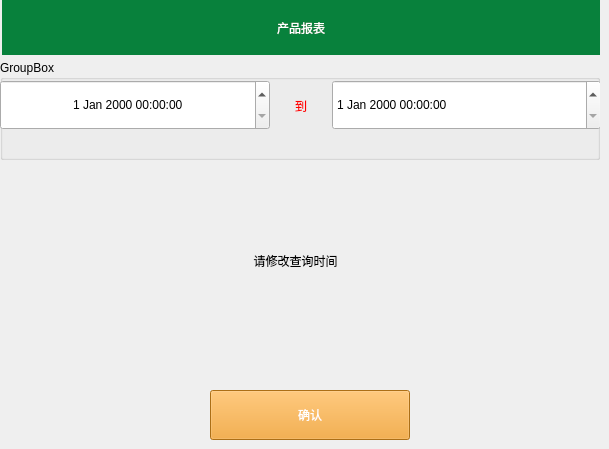
   <widget class="QWidget" name="page_3">
    <widget class="QToolButton" name="toolButton_10">
     <property name="geometry">
      <rect>
       <x>210</x>
       <y>390</y>
       <width>200</width>
       <height>50</height>
      </rect>
     </property>
     <property name="styleSheet">
      <string notr="true">background-color: rgb(241, 156, 31);
color: rgb(255, 255, 255);
font: 16pt &quot;Sans Serif&quot;;</string>
     </property>
     <property name="text">
      <string>确认</string>
     </property>
    </widget>
    <widget class="QGroupBox" name="groupBox_6">
     <property name="geometry">
      <rect>
       <x>0</x>
       <y>60</y>
       <width>600</width>
       <height>100</height>
      </rect>
     </property>
     <property name="title">
      <string>GroupBox</string>
     </property>
     <widget class="QWidget" name="horizontalLayoutWidget_3">
      <property name="geometry">
       <rect>
        <x>0</x>
        <y>0</y>
        <width>601</width>
        <height>91</height>
       </rect>
      </property>
      <layout class="QHBoxLayout" name="horizontalLayout_5">
       <item>
        <widget class="QDateTimeEdit" name="dateTimeEdit_2">
         <property name="minimumSize">
          <size>
           <width>0</width>
           <height>50</height>
          </size>
         </property>
         <property name="styleSheet">
          <string notr="true">font: 16pt &quot;Sans Serif&quot;;
color: rgb(0, 0, 0);</string>
         </property>
         <property name="alignment">
          <set>Qt::AlignCenter</set>
         </property>
         <property name="dateTime">
          <datetime>
           <hour>0</hour>
           <minute>0</minute>
           <second>0</second>
           <year>2000</year>
           <month>1</month>
           <day>1</day>
          </datetime>
         </property>
         <property name="currentSection">
          <enum>QDateTimeEdit::MonthSection</enum>
         </property>
        </widget>
       </item>
       <item>
        <widget class="QLabel" name="label_20">
         <property name="maximumSize">
          <size>
           <width>50</width>
           <height>16777215</height>
          </size>
         </property>
         <property name="styleSheet">
          <string notr="true">font: 16pt &quot;Sans Serif&quot;;
color: rgb(255, 0, 0);</string>
         </property>
         <property name="text">
          <string>到</string>
         </property>
         <property name="alignment">
          <set>Qt::AlignCenter</set>
         </property>
        </widget>
       </item>
       <item>
        <widget class="QDateTimeEdit" name="dateTimeEdit">
         <property name="minimumSize">
          <size>
           <width>0</width>
           <height>50</height>
          </size>
         </property>
         <property name="styleSheet">
          <string notr="true">font: 16pt &quot;Sans Serif&quot;;
color: rgb(0, 0, 0);</string>
         </property>
        </widget>
       </item>
      </layout>
     </widget>
    </widget>
    <widget class="QLabel" name="label_2">
     <property name="geometry">
      <rect>
       <x>30</x>
       <y>220</y>
       <width>531</width>
       <height>81</height>
      </rect>
     </property>
     <property name="styleSheet">
      <string notr="true">font: 16pt &quot;Sans Serif&quot;;
color: rgb(0, 0, 0);</string>
     </property>
     <property name="text">
      <string>请修改查询时间</string>
     </property>
     <property name="alignment">
      <set>Qt::AlignCenter</set>
     </property>
    </widget>
    <widget class="QLabel" name="label_31">
     <property name="geometry">
      <rect>
       <x>2</x>
       <y>0</y>
       <width>598</width>
       <height>55</height>
      </rect>
     </property>
     <property name="styleSheet">
      <string notr="true">font: 20pt &quot;Sans Serif&quot;;
color: rgb(255, 255, 255);
background-color: rgb(8, 129, 60);</string>
     </property>
     <property name="text">
      <string>产品报表</string>
     </property>
     <property name="alignment">
      <set>Qt::AlignCenter</set>
     </property>
    </widget>
   </widget>
